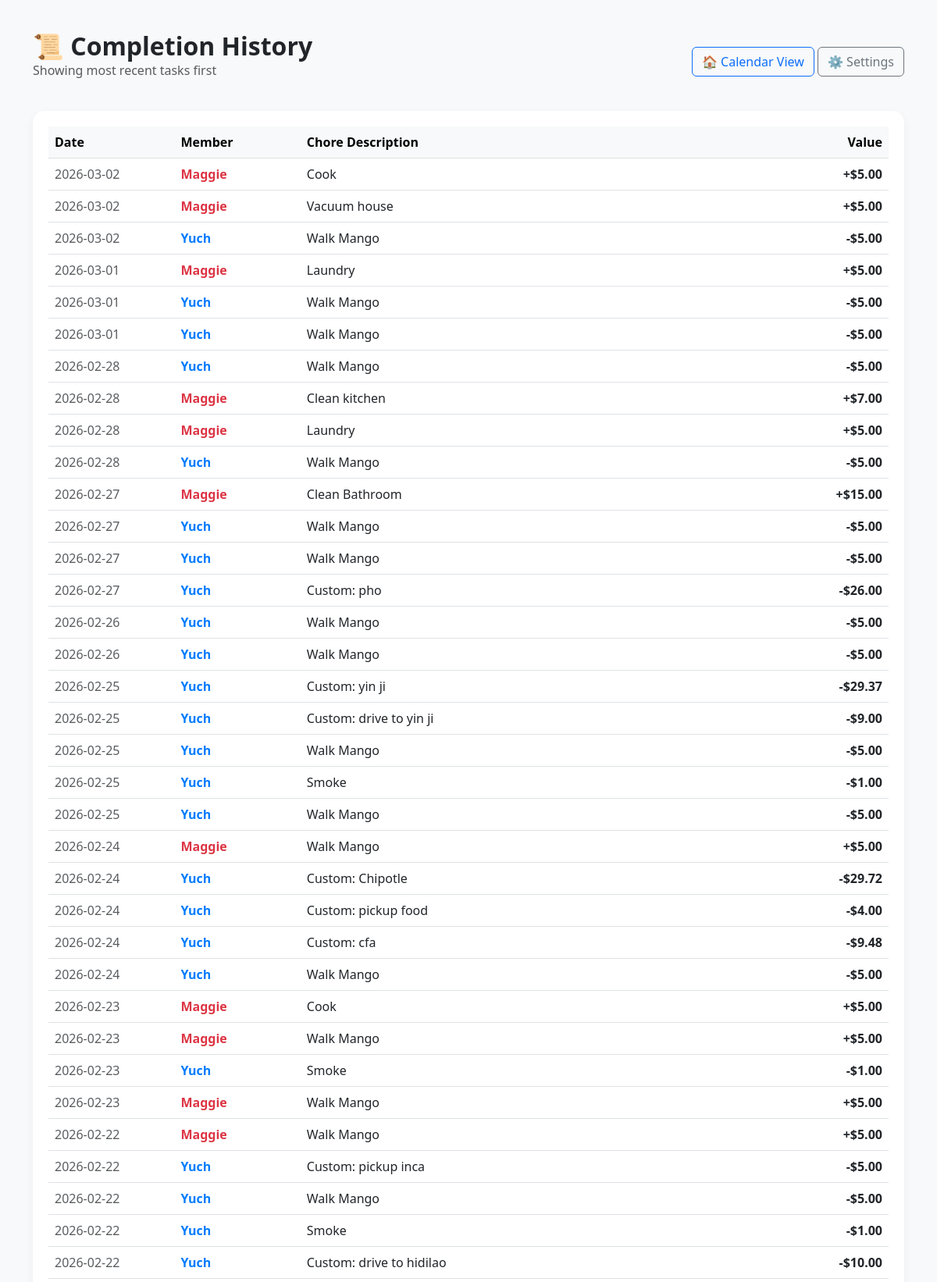
The app's page /history?page=2 (signed in, upper part) with its own data.
### app.py (models this page shows)
class ChoreLog(db.Model):
    id = db.Column(db.Integer, primary_key=True)
    user_name = db.Column(db.String(50), nullable=False)
    task_name = db.Column(db.String(100))
    reward_at_time = db.Column(db.Float)
    color_at_time = db.Column(db.String(20))
    date_completed = db.Column(db.Date, default=date.today)

### app.py (the view)
@app.route('/history')
@login_required
def history():
    page = request.args.get('page', 1, type=int)
    per_page = 50
    pagination = ChoreLog.query.order_by(
        ChoreLog.date_completed.desc(),
        ChoreLog.id.desc()
    ).paginate(page=page, per_page=per_page, error_out=False)
    logs = pagination.items
    all_logs = ChoreLog.query.all()
    alice_total = sum(l.reward_at_time for l in all_logs if l.user_name == "Maggie")
    bob_total = sum(l.reward_at_time for l in all_logs if l.user_name == "Yuch")
    return render_template('history.html',
                           logs=logs,
                           pagination=pagination,
                           alice_total=alice_total,
                           bob_total=bob_total)

### app.py (called while the page is built)
@login_manager.user_loader
def load_user(user_id):
    return User.query.get(int(user_id))

### templates/history.html (shortened to what this page needs)
<!DOCTYPE html>
<html lang="en">
<head>
    <link href="https://cdn.jsdelivr.net/npm/bootstrap@5.3.0/dist/css/bootstrap.min.css" rel="stylesheet">
</head>
<body>
<div class="container">
    <div class="d-flex justify-content-between align-items-center mb-4">
        <div>
            <h2 class="fw-bold mb-0">📜 Completion History</h2>
            <p class="text-muted">Showing most recent tasks first</p>
        </div>
        <div>
            <a href="/" class="btn btn-outline-primary">🏠 Calendar View</a>
            <a href="/manage" class="btn btn-outline-secondary">⚙️ Settings</a>
        </div>
    </div>
    <div class="table-container">
        <div class="table-responsive">
            <table class="table table-hover align-middle">
                <thead class="table-light">
                    <tr>
                        <th style="width: 15%;">Date</th>
                        <th style="width: 15%;">Member</th>
                        <th>Chore Description</th>
                        <th class="text-end" style="width: 15%;">Value</th>
                    </tr>
                </thead>
                <tbody>
                    {% for log in logs %}
                    <tr>
                        <td class="text-muted">{{ log.date_completed.strftime('%Y-%m-%d') }}</td>
                        <td>
                            <span class="{{ 'user-bob' if log.user_name == 'Yuch' else 'user-alice' }}">
                                {{ log.user_name }}
                            </span>
                        </td>
                        <td>{{ log.task_name }}</td>
                        <td class="text-end {{ 'amount-neg' if log.user_name == 'Yuch' else 'amount-pos' }}">
                            {{ '-' if log.user_name == 'Yuch' else '+' }}${{ "%.2f"|format(log.reward_at_time) }}
                        </td>
                    </tr>
                    {% else %}
                    <tr>
                        <td colspan="4" class="text-center py-5 text-muted">No chores logged yet. Get to work!</td>
                    </tr>
                    {% endfor %}
                </tbody>
            </table>
        </div>
    </div>
</div>
</body>
</html>

### templates/history.html (style rules this page uses)
body { background-color: #f8f9fa; padding: 40px 0; font-family: 'Segoe UI', sans-serif; }
.user-alice { color: #dc3545; font-weight: 600; }
.user-bob { color: #007bff; font-weight: 600; }
.amount-pos { color: #28a745; font-weight: bold; }
.amount-neg { color: #dc3545; font-weight: bold; }
.table-container { background: white; border-radius: 15px; padding: 20px; box-shadow: 0 4px 12px rgba(0,0,0,0.05); }

### records on screen
ChoreLog: date_completed "2026-03-02", user_name "Maggie", task_name "Cook", user_name "+", reward_at_time "5.00"
ChoreLog: date_completed "2026-03-02", user_name "Maggie", task_name "Vacuum house", user_name "+", reward_at_time "5.00"
ChoreLog: date_completed "2026-03-02", user_name "Yuch", task_name "Walk Mango", user_name "-", reward_at_time "5.00"
ChoreLog: date_completed "2026-03-01", user_name "Maggie", task_name "Laundry", user_name "+", reward_at_time "5.00"
ChoreLog: date_completed "2026-03-01", user_name "Yuch", task_name "Walk Mango", user_name "-", reward_at_time "5.00"
ChoreLog: date_completed "2026-03-01", user_name "Yuch", task_name "Walk Mango", user_name "-", reward_at_time "5.00"
ChoreLog: date_completed "2026-02-28", user_name "Yuch", task_name "Walk Mango", user_name "-", reward_at_time "5.00"
ChoreLog: date_completed "2026-02-28", user_name "Maggie", task_name "Clean kitchen", user_name "+", reward_at_time "7.00"
ChoreLog: date_completed "2026-02-28", user_name "Maggie", task_name "Laundry", user_name "+", reward_at_time "5.00"
ChoreLog: date_completed "2026-02-28", user_name "Yuch", task_name "Walk Mango", user_name "-", reward_at_time "5.00"
ChoreLog: date_completed "2026-02-27", user_name "Maggie", task_name "Clean Bathroom", user_name "+", reward_at_time "15.00"
ChoreLog: date_completed "2026-02-27", user_name "Yuch", task_name "Walk Mango", user_name "-", reward_at_time "5.00"
ChoreLog: date_completed "2026-02-27", user_name "Yuch", task_name "Walk Mango", user_name "-", reward_at_time "5.00"
ChoreLog: date_completed "2026-02-27", user_name "Yuch", task_name "Custom: pho", user_name "-", reward_at_time "26.00"
ChoreLog: date_completed "2026-02-26", user_name "Yuch", task_name "Walk Mango", user_name "-", reward_at_time "5.00"
ChoreLog: date_completed "2026-02-26", user_name "Yuch", task_name "Walk Mango", user_name "-", reward_at_time "5.00"
ChoreLog: date_completed "2026-02-25", user_name "Yuch", task_name "Custom: yin ji", user_name "-", reward_at_time "29.37"
ChoreLog: date_completed "2026-02-25", user_name "Yuch", task_name "Custom: drive to yin ji", user_name "-", reward_at_time "9.00"
ChoreLog: date_completed "2026-02-25", user_name "Yuch", task_name "Walk Mango", user_name "-", reward_at_time "5.00"
ChoreLog: date_completed "2026-02-25", user_name "Yuch", task_name "Smoke", user_name "-", reward_at_time "1.00"
ChoreLog: date_completed "2026-02-25", user_name "Yuch", task_name "Walk Mango", user_name "-", reward_at_time "5.00"
ChoreLog: date_completed "2026-02-24", user_name "Maggie", task_name "Walk Mango", user_name "+", reward_at_time "5.00"
ChoreLog: date_completed "2026-02-24", user_name "Yuch", task_name "Custom: Chipotle", user_name "-", reward_at_time "29.72"
ChoreLog: date_completed "2026-02-24", user_name "Yuch", task_name "Custom: pickup food", user_name "-", reward_at_time "4.00"
ChoreLog: date_completed "2026-02-24", user_name "Yuch", task_name "Custom: cfa", user_name "-", reward_at_time "9.48"
ChoreLog: date_completed "2026-02-24", user_name "Yuch", task_name "Walk Mango", user_name "-", reward_at_time "5.00"
ChoreLog: date_completed "2026-02-23", user_name "Maggie", task_name "Cook", user_name "+", reward_at_time "5.00"
ChoreLog: date_completed "2026-02-23", user_name "Maggie", task_name "Walk Mango", user_name "+", reward_at_time "5.00"
ChoreLog: date_completed "2026-02-23", user_name "Yuch", task_name "Smoke", user_name "-", reward_at_time "1.00"
ChoreLog: date_completed "2026-02-23", user_name "Maggie", task_name "Walk Mango", user_name "+", reward_at_time "5.00"
ChoreLog: date_completed "2026-02-22", user_name "Maggie", task_name "Walk Mango", user_name "+", reward_at_time "5.00"
ChoreLog: date_completed "2026-02-22", user_name "Yuch", task_name "Custom: pickup inca", user_name "-", reward_at_time "5.00"
ChoreLog: date_completed "2026-02-22", user_name "Yuch", task_name "Walk Mango", user_name "-", reward_at_time "5.00"
ChoreLog: date_completed "2026-02-22", user_name "Yuch", task_name "Smoke", user_name "-", reward_at_time "1.00"
ChoreLog: date_completed "2026-02-22", user_name "Yuch", task_name "Custom: drive to hidilao", user_name "-", reward_at_time "10.00"
